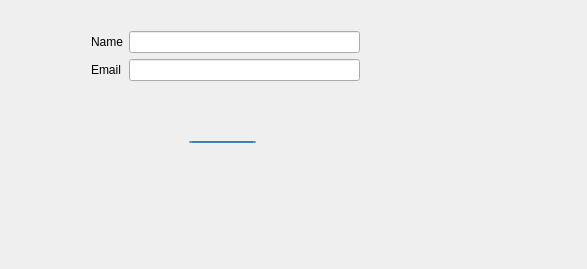
<?xml version="1.0" encoding="UTF-8"?>
<ui version="4.0">
 <class>AddDialogClass</class>
 <widget class="QDialog" name="AddDialogClass">
  <property name="geometry">
   <rect>
    <x>0</x>
    <y>0</y>
    <width>587</width>
    <height>269</height>
   </rect>
  </property>
  <property name="windowTitle">
   <string>Add Address</string>
  </property>
  <widget class="QWidget" name="">
   <property name="geometry">
    <rect>
     <x>80</x>
     <y>20</y>
     <width>291</width>
     <height>98</height>
    </rect>
   </property>
   <layout class="QVBoxLayout" name="verticalLayout">
    <item>
     <layout class="QGridLayout" name="gridLayout">
      <item row="0" column="0">
       <widget class="QLabel" name="nameText">
        <property name="text">
         <string>Name</string>
        </property>
       </widget>
      </item>
      <item row="0" column="1">
       <widget class="QLineEdit" name="nameEdit"/>
      </item>
      <item row="1" column="0">
       <widget class="QLabel" name="emailText">
        <property name="text">
         <string>Email</string>
        </property>
        <property name="textFormat">
         <enum>Qt::AutoText</enum>
        </property>
       </widget>
      </item>
      <item row="1" column="1">
       <widget class="QLineEdit" name="emailEdit"/>
      </item>
     </layout>
    </item>
    <item>
     <spacer name="verticalSpacer">
      <property name="orientation">
       <enum>Qt::Vertical</enum>
      </property>
      <property name="sizeHint" stdset="0">
       <size>
        <width>20</width>
        <height>40</height>
       </size>
      </property>
     </spacer>
    </item>
   </layout>
  </widget>
  <widget class="QSplitter" name="splitter_2">
   <property name="geometry">
    <rect>
     <x>150</x>
     <y>130</y>
     <width>117</width>
     <height>24</height>
    </rect>
   </property>
   <property name="orientation">
    <enum>Qt::Horizontal</enum>
   </property>
   <widget class="QWidget" name="">
    <layout class="QGridLayout" name="gridLayout_3">
     <item row="0" column="0">
      <widget class="QSplitter" name="splitter">
       <property name="orientation">
        <enum>Qt::Horizontal</enum>
       </property>
       <widget class="QWidget" name="">
        <layout class="QGridLayout" name="gridLayout_2">
         <item row="0" column="0">
          <spacer name="horizontalSpacer">
           <property name="orientation">
            <enum>Qt::Horizontal</enum>
           </property>
           <property name="sizeHint" stdset="0">
            <size>
             <width>40</width>
             <height>20</height>
            </size>
           </property>
          </spacer>
         </item>
        </layout>
       </widget>
      </widget>
     </item>
     <item row="0" column="1">
      <widget class="QPushButton" name="okButton">
       <property name="text">
        <string>OK</string>
       </property>
      </widget>
     </item>
    </layout>
   </widget>
  </widget>
 </widget>
 <layoutdefault spacing="6" margin="11"/>
 <resources/>
 <connections>
  <connection>
   <sender>okButton</sender>
   <signal>clicked()</signal>
   <receiver>AddDialogClass</receiver>
   <slot>accept()</slot>
   <hints>
    <hint type="sourcelabel">
     <x>242</x>
     <y>136</y>
    </hint>
    <hint type="destinationlabel">
     <x>412</x>
     <y>186</y>
    </hint>
   </hints>
  </connection>
 </connections>
</ui>
